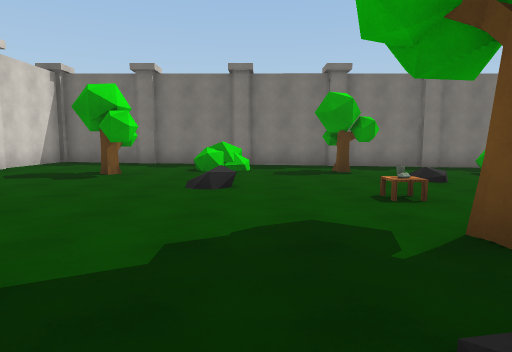
View 1 (above)

12 first-person views from a walk through a scene from a Unity 3-D project. The camera is 1.5 m above the floor, tilts 6° down and sees 75° across. The floor is counted in squares, 2 m on a side. Each view is taken from the middle of a square. On the plan, view 1 faces up. The plan holds only what a view shows up to about 11 squares ahead; the rest is blank. The player character is not drawn. Surface patterns are stand-ins for the level's own textures.

View 2
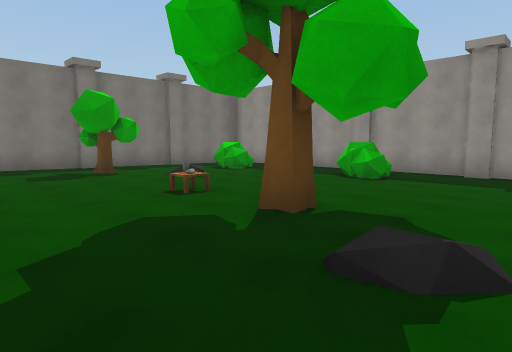

View 3
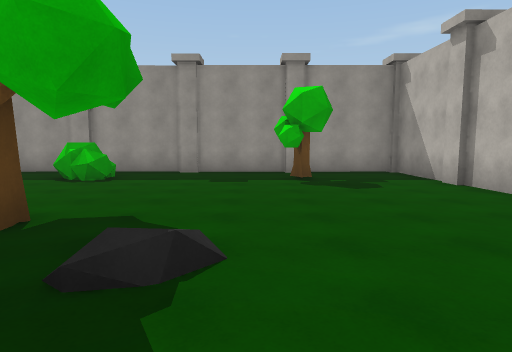

View 4
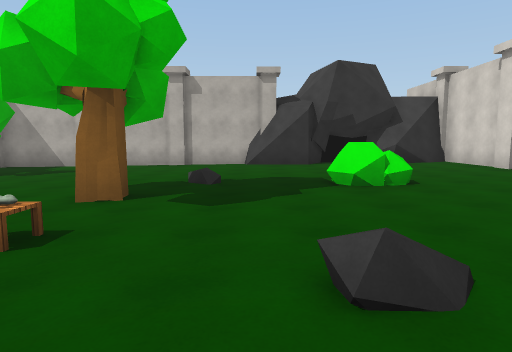

View 5
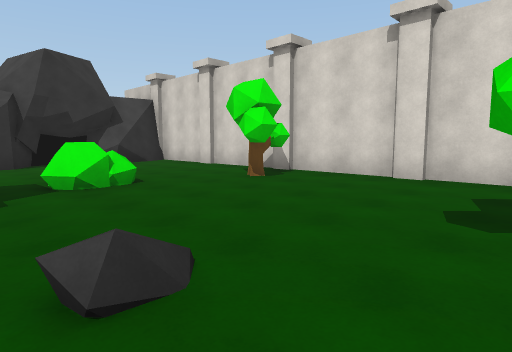

View 6
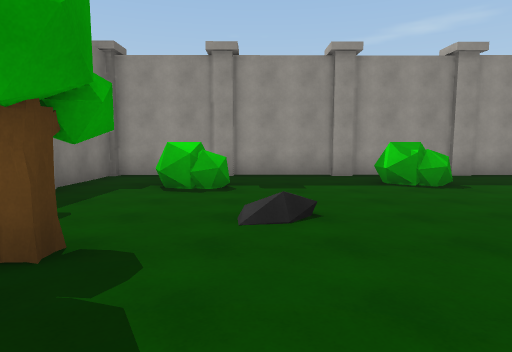

View 7
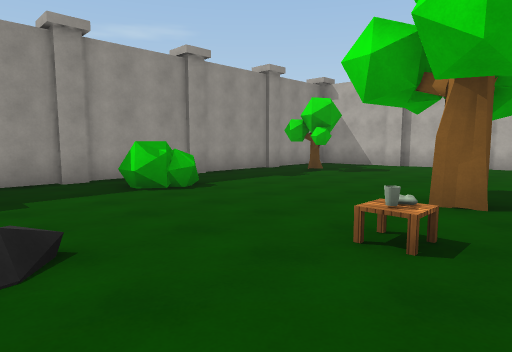

View 8
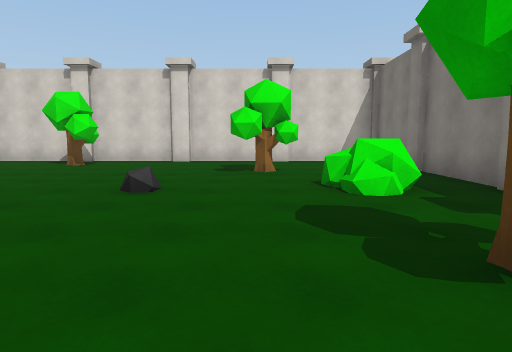

View 9
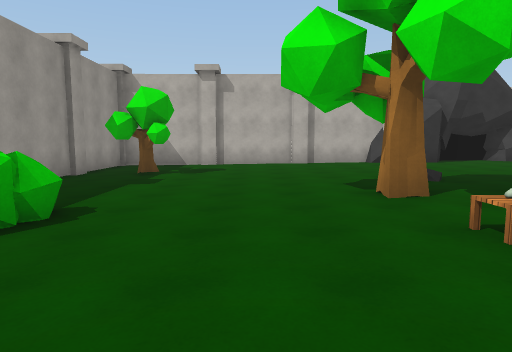

View 10
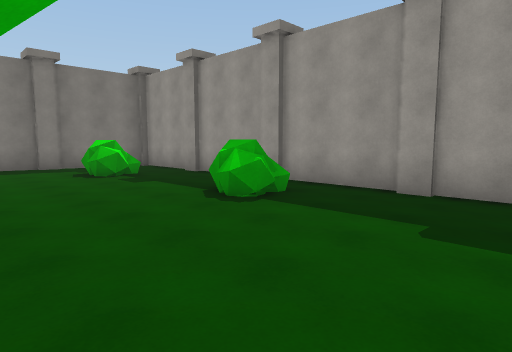

View 11
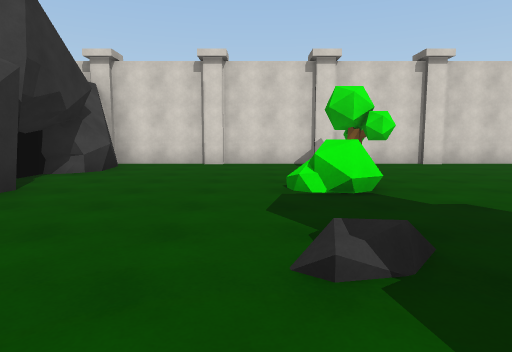

View 12
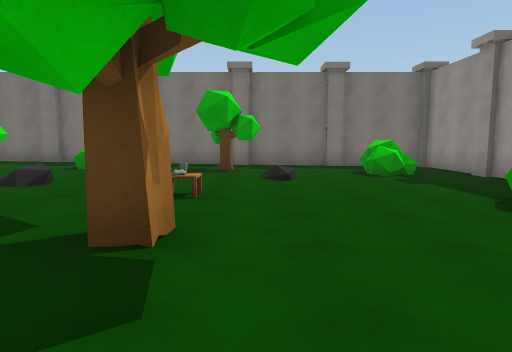

### Floor plan
Key: @ floor where view 1 was taken; # wall or solid block; . main floor; : floor 0.25 m higher than the main floor; - floor 0.25 m lower than the main floor; / step, stairs or slope; B bush; T tree; R rock; C cup; A table; E bread.
Columns run from 7 left of view 1 to 9 right of it. Each row starts with its distance up from view 1.
 11 #################
 10 #::.........----#
  9 #::...B/.T..-B--#
  8 ##:...B...T.-BB-#
  7 #::.T.....R.----#
  6 #::...R..C..----#
  5 ##:......A..----#
  4 #::......E..-BB-#
  3 #::T........----#
  2 ##T......T..----#
  1 #::..B..:...----#
  0 #::....@....----#
 -1 ##:.........-T#-#
 -2 #::.........----#
 -3 #::.........----#
 -4 ####.############
 -5    ###

Where each view was taken, in squares from view 1:
view 1: 0 up, 0 right, facing up
view 2: 0 up, 1 left, facing up-right
view 3: 0 up, 1 left, facing right
view 4: 7 up, 0 right, facing down
view 5: 7 up, 0 right, facing down-left
view 6: 7 up, 0 right, facing right
view 7: 7 up, 1 right, facing down-right
view 8: 7 up, 4 right, facing left
view 9: 7 up, 4 right, facing down
view 10: 0 up, 3 right, facing up-right
view 11: 0 up, 3 right, facing left
view 12: 0 up, 3 right, facing up
